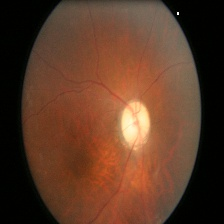
#> input picture Glaucoma/Train/Glaucoma_Positive/097.jpg, 224 x 224 px, found by its file name; its folder holds only this picture in this run
$ jupyter execute --allow-errors Glaucoma_CLAHE.ipynb
#> lines starting #> are read from the running program, lines starting #| are printed output that depends on the picture
[cell 1]
import os
import cv2
import numpy as np
from matplotlib import pyplot as plt

[cell 2]
read_directory = "Glaucoma\Train\Glaucoma_Positive"
write_directory = "Glaucoma_CLAHE\Glaucoma_Positive"

if os.path.isdir(write_directory) is False:
    os.makedirs(write_directory)

for file in os.listdir(read_directory):
    f_read = os.path.join(read_directory, file)

#     print(f_read)

    img = cv2.imread(f_read, 1)
#> img is the input picture: shape (224, 224, 3); mean B, G, R 39.4, 58.5, 93.4

    img = cv2.cvtColor(img, cv2.COLOR_BGR2LAB)
#> img: shape (224, 224, 3); mean of channels 0, 1, 2 72.3, 140.5, 145.3

    l, a, b = cv2.split(img)
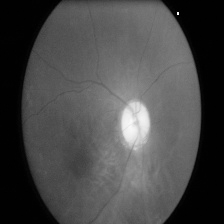
#> l: shape (224, 224); min 0, max 255, mean 72.3
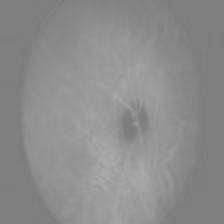
#> a: shape (224, 224); min 121, max 172, mean 140.5

    # create a CLAHE object (Arguments are optional).
    clahe = cv2.createCLAHE(clipLimit=5.5, tileGridSize=(20, 20))
    eq_l = clahe.apply(l)
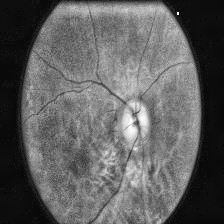
#> eq_l: shape (224, 224); min 3, max 255, mean 95.2

    merged = cv2.merge([eq_l, a, b])
#> merged: shape (224, 224, 3); mean of channels 0, 1, 2 95.2, 140.5, 145.3

    merged_eq_img = cv2.cvtColor(merged, cv2.COLOR_LAB2BGR)
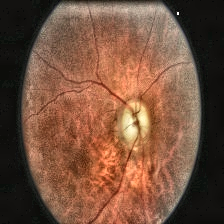
#> merged_eq_img: shape (224, 224, 3); mean B, G, R 61.5, 81.6, 118.6

    merged_eq_img = cv2.resize(merged_eq_img, (224, 224))

    f_write = os.path.join(write_directory, file)

    cv2.imwrite(f_write, merged_eq_img)

#     cv2.imshow('Image', img)
#     cv2.waitKey(0)
#     cv2.destroyAllWindows()

$ run again, on Glaucoma/Train/Glaucoma_Positive/304.jpg
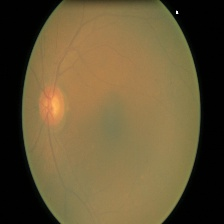
#> input picture Glaucoma/Train/Glaucoma_Positive/304.jpg, 224 x 224 px, found by its file name
#> img is the input picture: shape (224, 224, 3); mean B, G, R 53.7, 85.9, 101.4
#> img: shape (224, 224, 3); mean of channels 0, 1, 2 93.8, 129.5, 147.8
#> `eq_l = clahe.apply(l)`:
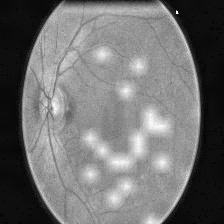
#> eq_l: shape (224, 224); min 3, max 255, mean 112.8
#> merged: shape (224, 224, 3); mean of channels 0, 1, 2 112.8, 129.5, 147.8
#> `merged_eq_img = cv2.cvtColor(merged, cv2.COLOR_LAB2BGR)`:
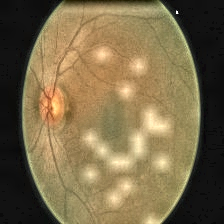
#> merged_eq_img: shape (224, 224, 3); mean B, G, R 73.3, 106.3, 122.6

$ run again, on Glaucoma/Train/Glaucoma_Positive/165.jpg
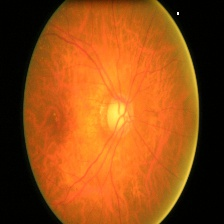
#> input picture Glaucoma/Train/Glaucoma_Positive/165.jpg, 224 x 224 px, found by its file name
#> img is the input picture: shape (224, 224, 3); mean B, G, R 20.4, 75.3, 146.7
#> img: shape (224, 224, 3); mean of channels 0, 1, 2 100.7, 152.5, 168.1
#> `eq_l = clahe.apply(l)`:
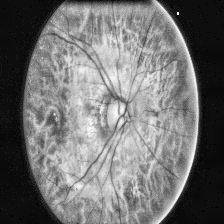
#> eq_l: shape (224, 224); min 4, max 255, mean 113.9
#> merged: shape (224, 224, 3); mean of channels 0, 1, 2 113.9, 152.5, 168.1
#> `merged_eq_img = cv2.cvtColor(merged, cv2.COLOR_LAB2BGR)`:
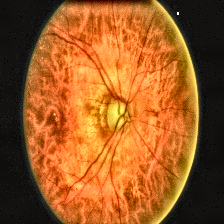
#> merged_eq_img: shape (224, 224, 3); mean B, G, R 35.4, 90, 156.2
